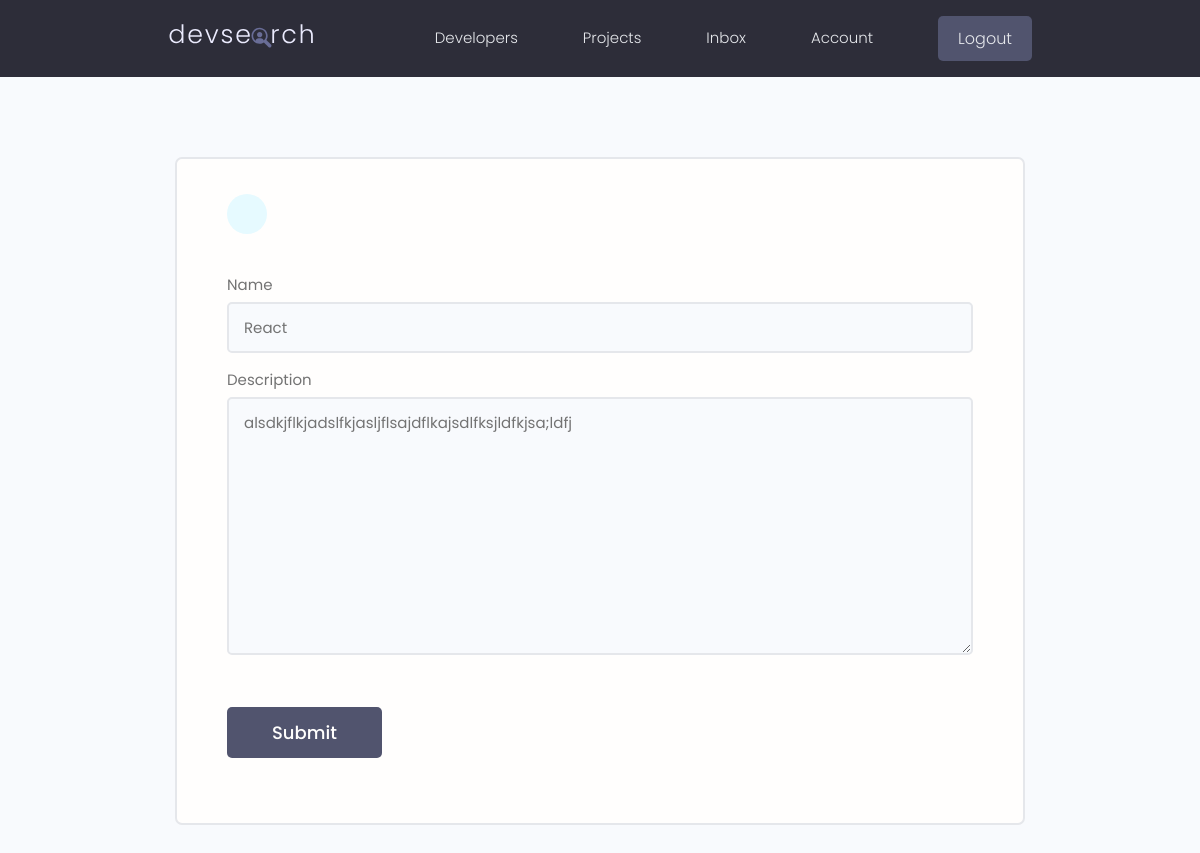
Page /update-skill/1c2bca25-5e31-4abd-a6ed-4cd08ee9ded2/ (signed in) on the earlier database version.
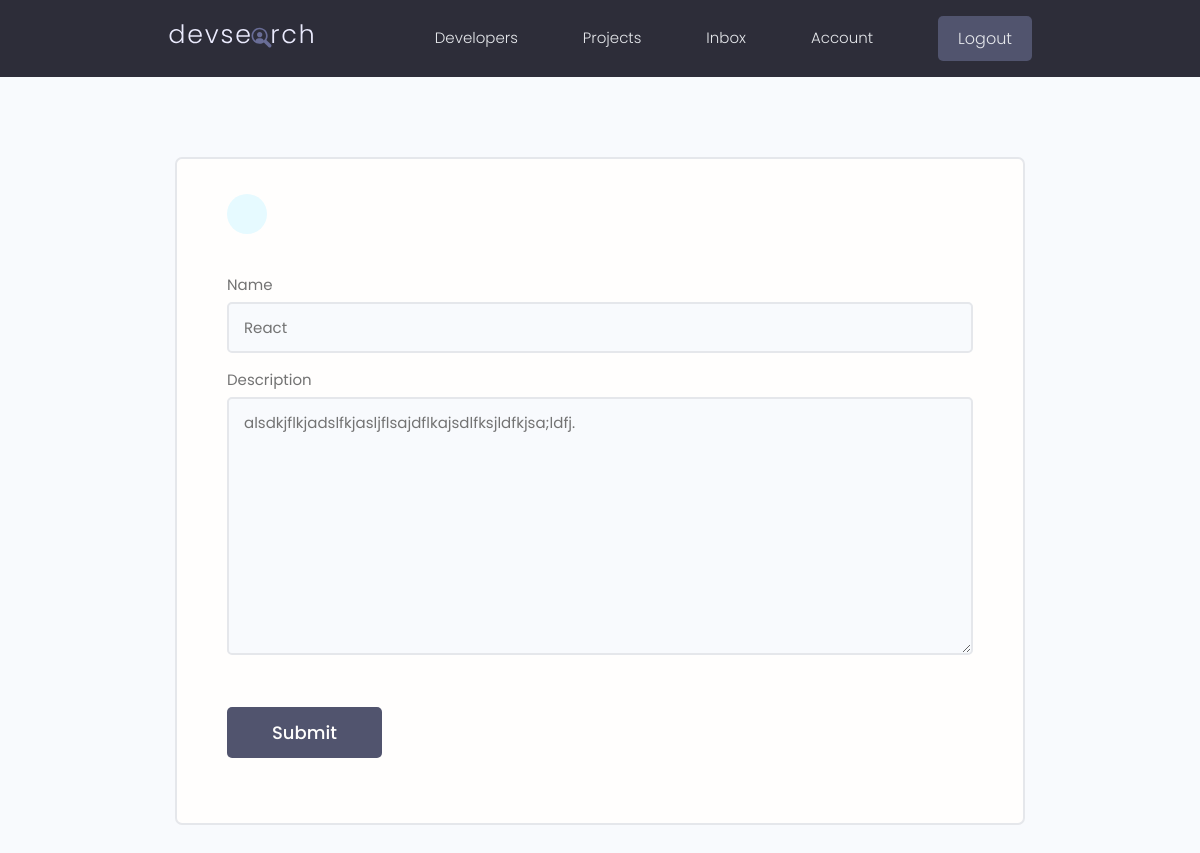
Same page on the later database version.
### users/models.py (models this page shows, shortened)
class Skill(models.Model):
    owner = models.ForeignKey(
        Profile, on_delete=models.CASCADE, null=True, blank=True,)
    name = models.CharField(max_length=200, blank=True, null=True)
    description = models.TextField(null=True, blank=True)
    created = models.DateTimeField(auto_now_add=True)
    id = models.UUIDField(default=uuid.uuid4, unique=True,
                    primary_key=True, editable=False)

### users/views.py (the view)
# urls.py: path('update-skill/<str:pk>/', updateSkill, name="update-skill"),
@login_required(login_url='login')
def updateSkill(request, pk):
    profile = request.user.profile
    skill = profile.skill_set.get(id=pk)
    form = SkillForm(instance=skill)
    if request.method == "POST":
        form = SkillForm(request.POST, instance=skill)
        if form.is_valid():
            skill.save()
            messages.success(request, "Skill was updated ")
            return redirect('account')
    context = {'form': form}
    return render(request, 'users/skill_form.html', context)

### users/forms.py
class SkillForm(ModelForm):
    class Meta:
        model = Skill
        fields = "__all__"
        exclude = ['owner']
    def __init__(self, *args, **kwargs):
        super(SkillForm, self).__init__(*args, **kwargs)
        for name, field in self.fields.items():
            field.widget.attrs.update({'class': 'input'})

### users/templates/users/skill_form.html (shortened to what this page needs)
{% extends 'main.html' %}
{% block content %}
    <main class="formPage my-xl">
        <div class="content-box">
            <div class="formWrapper">
                <a class="backButton" href="{% url 'account' %}"></a>
                <br>
                <form class="form" method="POST" action="">
                    <form method="POST" action="">
                        {% for field in form %}
                        <div class="form__field">
                            <label for="formInput#text">{{field.label}}</label>
                            {{field}}
                        </div>
                        {% endfor %}
                    <input class="btn btn--sub btn--lg  my-md" type="submit" value="Submit" />
                </form>
            </div>
        </div>
    </main>
{% endblock %}

Differences in the rows shown:
changed Skill "React": description "alsdkjflkjadslfkjasljflsajdflkajsdlfksjldfkjsa;ldfj" → "alsdkjflkjadslfkjasljflsajdflkajsdlfksjldfkjsa;ldfj."
